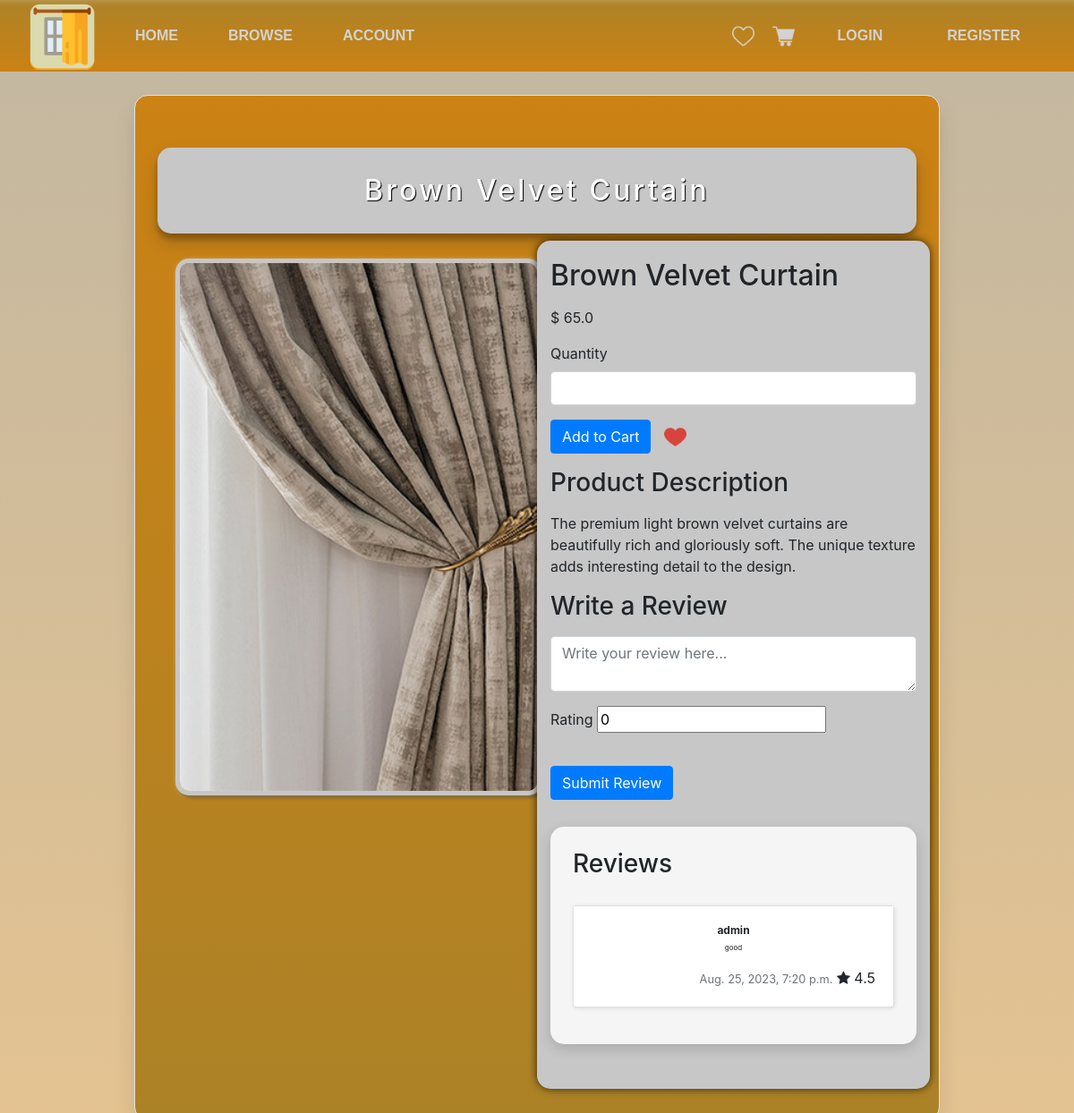
Page /product/1 on the committed database.
### products/models.py (models this page shows, shortened)
class Product(models.Model):
    title = models.CharField(max_length=255)
    price = models.FloatField()
    image = models.ImageField(upload_to='product_images/')
    description = models.TextField()
    trending = models.BooleanField(default=False)
    is_new = models.BooleanField(default=False)
    is_curtain = models.BooleanField(default=False)
    is_blind = models.BooleanField(default=False)

class Review(models.Model):
    product = models.ForeignKey(Product, on_delete=models.CASCADE, related_name='reviews')
    user = models.ForeignKey(settings.AUTH_USER_MODEL, on_delete=models.CASCADE)
    rating = models.DecimalField(max_digits=2, decimal_places=1)
    comment = models.TextField(null=True, blank=True)
    date_added = models.DateTimeField(auto_now_add=True)

### accounts/models.py (models this page shows)
class CustomerUser(AbstractUser):
    pass

### products/views.py (the view)
# urls.py: path('product/<int:id>', views.product_detail, name="product_detail"),
def product_detail(request, id):
    product = get_object_or_404(Product, id=id)
    return render(request, 'product_detail.html', {'product': product})

### products/templates/product_detail.html (shortened to what this page needs)
{% load static %}
<!DOCTYPE html>
<html lang="en">
<head>
    <link href="{% static 'products/game_style.css' %}" rel="stylesheet">
    <link href="{% static 'main/global.css' %}" rel="stylesheet">
    <link href="https://stackpath.bootstrapcdn.com/bootstrap/4.4.1/css/bootstrap.min.css" rel="stylesheet">
    <link href="https://cdnjs.cloudflare.com/ajax/libs/bootstrap-star-rating/4.0.6/css/star-rating.min.css" rel="stylesheet"/>
    <link href="https://maxcdn.bootstrapcdn.com/font-awesome/4.7.0/css/font-awesome.min.css" rel="stylesheet">
</head>
<body>
    {% include 'main/navbar.html' %}
    <main class="main-holder">
      <div class="container mt-5 mb-4">
        <h1 class="trending-title">{{ product.title }}</h1>
        <div class="row">
          <div class="col-lg-6 col-sm-12 text-center">
            <img src="{{ product.image.url }}" class="img-fluid" alt="{{ product.title }}">
          </div>
          <div class="col-lg-6 col-sm-12 card-grid">
            <h2 class="mb-3">{{ product.title }}</h2>
            <p class="mb-3">$ {{ product.price }}</p>
            <form method="post" action="{% url 'cart:add_to_cart' product.id %}">
              <div class="form-group">
                <label>Quantity</label>
                <input type="number" min="1" class="form-control" name="quantity" required>
              </div>
              <div class="form-group">
                <button type="submit" class="btn btn-primary">Add to Cart</button>
                <a href="{% url 'wishlist:add_to_wishlist' product.id %}" class="wishlist-button">
                    <img src="{% static 'main/images/heart.png' %}" alt="Add to Wishlist" />
                </a>
              </div>
            </form>
            <h3 class="mb-3">Product Description</h3>
            <p class="mb-3">{{ product.description }}</p>
            <h3 class="mb-3">Write a Review</h3>
            <form method="post" action="{% url 'products:add_review' product.id %}">
              <textarea name="comment" class="form-control mb-3" placeholder="Write your review here..." required></textarea>
              <div class="form-group">
                <label>Rating</label>
                <input id="rating" name="rating" data-size="xs" class="rating-loading" value="0" required>
              </div>
              <button type="submit" class="btn btn-primary mt-3">Submit Review</button>
            </form>
            <div class="reviews-container">
              <h3 class="mb-3">Reviews</h3>
              {% for review in product.reviews.all %}
                <div class="card mb-3">
                  <div class="card-body">
                  <h5 class="card-title">{{ review.user.username }}</h5>
                  <p class="card-text">{{ review.comment }}</p>
                  <div class="text-right">
                    <small class="text-muted">{{ review.date_added }}</small>
                    <i class="fa fa-star"></i> {{ review.rating }}
                    </div>
                  </div>
                </div>
              {% empty %}
                <p>No reviews yet.</p>
              {% endfor %}
            </div>
        </div>
      </div>
    </main>
</body>
</html>

### products/static/products/game_style.css (style rules this page uses)
.main-holder { background: linear-gradient(to top, #ac8227, #cc8214); border-radius: 15px; border: 1px solid #e2e2e2; box-shadow: 0 15px 25px rgba(0,0,0,0.1); margin: 50px auto 20px auto; padding: 10px; max-width: 75%; overflow: visible; }
.trending-title { padding: 1em; font-size: 2em; line-height: 1em; letter-spacing: 0.1em; color: #ffffff; text-align: center; text-shadow: 1px 1px 1px #000; background-color: #c7c7c7; background-size: cover; border-radius: 15px; box-shadow: 0 10px 20px rgba(0,0,0,0.19), 0 6px 6px rgba(0,0,0,0.23); backface-visibility: hidden; }
.card { border: none; border-radius: 15px; box-shadow: 1px 1px 5px rgba(0, 0, 0, 0.1), inset 0 0 1px rgba(255, 255, 255, 0.8); max-width: 100%; margin: 30px auto; }
.card-grid { background-color: #c7c7c7; padding: 20px; border-radius: 15px; box-shadow: 0px 0px 10px 0px rgba(0,0,0,0.75); }
.card-body { background: white; border-radius: 0 0 15px 15px; text-align: center; padding: 10px; }
.card-body .card-title { font-size: .75em; font-weight: bolder; overflow-wrap: break-word; margin-bottom: 5px; }
.card-body .card-text { font-size: .5em; overflow-wrap: break-word; margin-top: 0.1rem; }
img.img-fluid { width: 500px; height: 600px; object-fit: cover; border: 5px solid #c7c7c7; box-shadow: 3px 3px 3px 0px rgba(0, 0, 0, 0.2), 1px 1px 5px 0px rgba(250, 250, 250, 0.4), 3px 3px 4px 0px rgba(0, 0, 0, 0.2); margin: 20px; border-radius: 15px; }
.wishlist-button { border: none; cursor: pointer; padding: 0; margin-left: 10px; }
.wishlist-button img { width: 25px; height: 25px; }
.reviews-container { padding: 25px; background: #f5f5f5; border-radius: 15px; box-shadow: 0 5px 15px rgba(0,0,0,0.15); margin-bottom: 30px; margin-top: 30px; overflow: auto; max-height: 500px; }

### main/static/main/global.css (style rules this page uses)
html, body { height: 100%; }
body { padding-top: 3.5rem; background: linear-gradient(to bottom, #c2b7a1, #e4c391); background-size: cover; }

### rows in the picture
Product: title "Brown Velvet Curtain", image (picture), price "65.0", description "The premium light brown velvet curtains are beautifully rich and gloriously soft. The unique texture adds interesting detail to the design."
Review: user.username "admin", comment "good", date_added "Aug. 25, 2023, 7:20 p.m.", rating "4.5"
